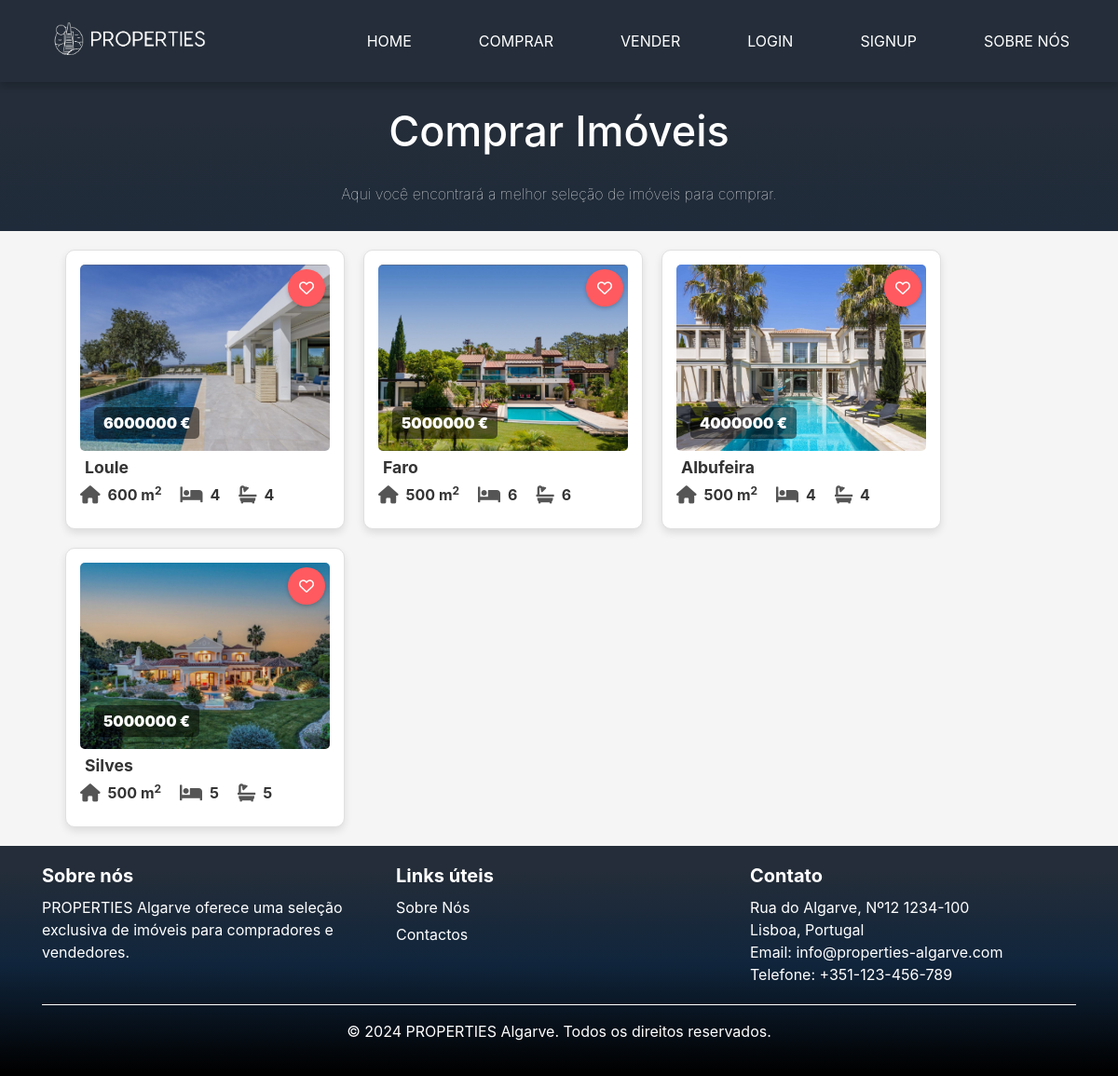
Screenshot of /comprar/ with the database file from the repository.
### base/models.py (models this page shows, shortened)
class Property(models.Model):
    LOCATION_CHOICES = [
        ('faro', 'Faro'),
        ('lagos', 'Lagos'),
        ('portimao', 'Portimão'),
        ('albufeira', 'Albufeira'),
        ('tavira', 'Tavira'),
        ('olhao', 'Olhão'),
        ('silves', 'Silves'),
        ('loule', 'Loulé'),
        ('vila_real_de_santo_antonio', 'Vila Real de Santo António'),
    ]
    host = models.ForeignKey('Profile', on_delete=models.CASCADE)
    title = models.CharField(max_length=255)
    description = models.TextField()
    location = models.CharField(max_length=100, choices=LOCATION_CHOICES)
    price = models.DecimalField(max_digits=10, decimal_places=0)
    area = models.IntegerField()
    num_bedrooms = models.IntegerField()
    num_bathrooms = models.IntegerField()
    elevator = models.BooleanField(default=False)
    parking_spaces = models.IntegerField(default=0)
    pool = models.BooleanField(default=False)

class PropertyImage(models.Model):
    property = models.ForeignKey('Property', related_name='images', on_delete=models.CASCADE)
    image = models.ImageField(upload_to='property_images/')
    uploaded_at = models.DateTimeField(auto_now_add=True)

### base/views.py (the view)
# urls.py: path('comprar/', views.buy, name='comprar'),
def buy(request):
    properties = Property.objects.order_by('-id')
    properties_with_images = []
    for prop in properties:
        first_image = prop.images.first()  # Utiliza o `related_name` definido no modelo
        properties_with_images.append((prop, first_image))
    return render(request, 'buy.html', {'properties_with_images': properties_with_images})

### templates/buy.html
{% extends 'main.html' %}
{% block content %}
<div class="content ">
    <h2>Comprar Imóveis</h2>
    <p>Aqui você encontrará a melhor seleção de imóveis para comprar.</p>
</div>
<div class="card-container">
    {% if properties_with_images %}
    {% for property, image in properties_with_images %}
    <div class="property-card">
        {% if image %}
        <a href="{% url 'property_detail' property.pk %}" class="">
            <img src="{{ image.image.url }}" alt="{{ property.title }} - Image" class="property-image">
        </a>
        {% else %}
        <p class="no-image">Nenhuma imagem disponível</p>
        {% endif %}
        <button class="favorites-button" title="Add to favorites"><i class="fa-regular fa-heart"></i></button>
        <p class="property-price"><strong>{{ property.price }} €</strong></p>
        <p class="property-location">
            {{ property.location|capfirst }}
        </p>
        <div class="property-details">
            <p class="detail-item">
                <i class="fa-solid fa-house"></i>
                <strong> {{ property.area }} m<sup>2</sup> </strong>
            </p>
            <p class="detail-item">
                <i class="fas fa-bed"></i>
                <strong> {{ property.num_bedrooms }} </strong>
            </p>
            <p class="detail-item">
                <i class="fas fa-bath"></i>
                <strong> {{ property.num_bathrooms }} </strong>
            </p>
        </div>
    </div>
    {% endfor %}
    {% else %}
    <div class="no-property">
        Nenhum imóvel disponível no momento.
    </div>
    {% endif %}
</div>
{% endblock %}

### base/static/css/style.css (style rules this page uses)
* { margin: 0; padding: 0; box-sizing: border-box; font-family: 'SFProDisplay', sans-serif; }
html, body { margin: 0; padding: 0; min-height: 100%; position: relative; font-family: 'SFProDisplay', sans-serif; background: linear-gradient(180deg, rgb(36, 45, 57) 11.2%, rgb(16, 37, 60) 51.2%, rgb(0, 0, 0) 98.6%); background-attachment: fixed; background-repeat: no-repeat; background-size: cover; }
.content { width: 100%; display: flex; flex-direction: column; align-items: center; justify-content: center; min-height: 20vh; text-align: center; color: #fff; }
.content h2 { font-size: 45px; margin-top: 20px; }
.content p { margin: 20px auto; font-weight: 100; line-height: 25px; }
.card-container { display: flex; flex-wrap: wrap; gap: 20px; justify-content: flex-start; padding: 20px 70px; background-color: #f5f5f5; }
.property-card { position: relative; background-color: white; border: 1px solid #e0e0e0; border-radius: 10px; box-shadow: 0 4px 8px rgba(0, 0, 0, 0.1); width: 300px; height: 300px; padding: 15px; text-align: center; transition: transform 0.2s; display: flex; flex-direction: column; justify-content: space-between; }
.property-card p { align-content: start; }
.property-image { width: 100%; height: 200px; object-fit: cover; border-radius: 5px; margin-bottom: 15px; }
.favorites-button { position: absolute; top: 20px; right: 20px; background-color: #FF5A5F; color: white; border: none; border-radius: 50%; width: 40px; height: 40px; cursor: pointer; font-size: 16px; box-shadow: 0 2px 4px rgba(0, 0, 0, 0.2); display: flex; justify-content: center; align-items: center; transition: transform 0.2s, background-color 0.2s; z-index: 10; }
.property-price { position: absolute; bottom: 80px; left: 30px; color: white; font-size: 1em; font-weight: bold; background-color: rgba(0, 0, 0, 0.5); padding: 5px 10px; border-radius: 5px; z-index: 10; visibility: visible; opacity: 1; }
.property-location { position: absolute; bottom: 30px; left: 10px; color: #333; font-size: 1.1em; font-weight: bold; padding: 5px 10px; border-radius: 5px; z-index: 10; }
.property-details { display: flex; gap: 20px; align-items: center; margin-top: 10px; padding-top: 10px; }
.detail-item { display: flex; align-items: center; gap: 8px; color: #333; }
.detail-item i { font-size: 1.2em; color: #555; }
.detail-item strong { font-weight: bold; }

### base/static/css/footer.css (style rules this page uses)
html, body { height: 100%; margin: 0; display: flex; flex-direction: column; }

### rows the page displays
Property: image (picture), price "6000000", location "Loule", area "600", num_bedrooms "4", num_bathrooms "4"
Property: image (picture), price "5000000", location "Faro", area "500", num_bedrooms "6", num_bathrooms "6"
Property: image (picture), price "4000000", location "Albufeira", area "500", num_bedrooms "4", num_bathrooms "4"
Property: image (picture), price "5000000", location "Silves", area "500", num_bedrooms "5", num_bathrooms "5"
